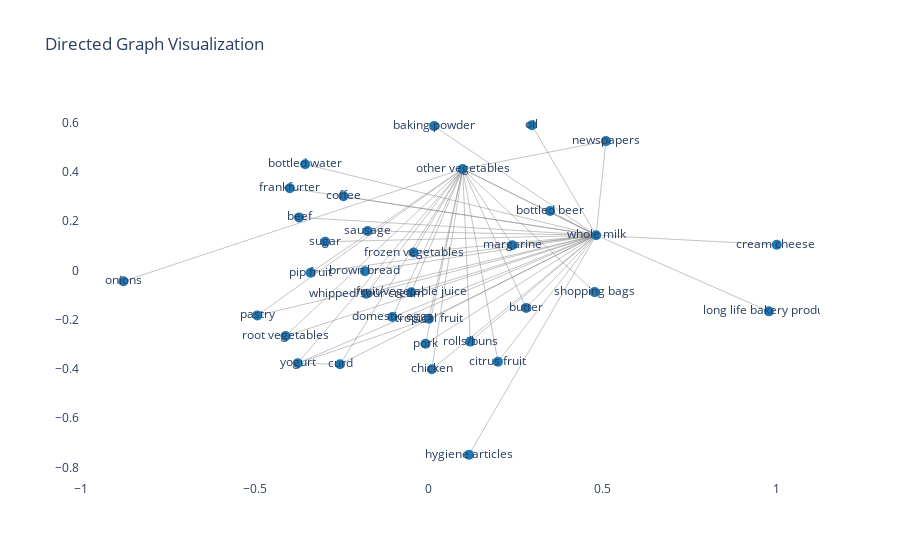

The notebook cell this image was saved under:
### Markdown cell above
## High Confidence

### Code cell
# Initialize a directed graph using all rules
J = nx.DiGraph()

# Add nodes and edges
for _, row in high_confidence.iterrows():
    antecedents = list(row['antecedents'])
    consequents = list(row['consequents'])
    for antecedent in antecedents:
        for consequent in consequents:
            J.add_edge(antecedent, consequent, lift=row['lift'], confidence=row['confidence'])

# Define node and edge attributes
pos = nx.spring_layout(J, seed=42)  # Positions for all nodes
edge_labels = nx.get_edge_attributes(G, 'weight')
confidence_labels = nx.get_edge_attributes(G, 'confidence')

# Extract node positions
edge_trace = go.Scatter(
    x=[],
    y=[],
    line=dict(width=0.5, color='#888'),
    hoverinfo='none',
    mode='lines')

node_trace = go.Scatter(
    x=[],
    y=[],
    text=[],
    mode='markers+text',
    hoverinfo='text',
    marker=dict(size=10, color='#1f78b4'))

edge_label_trace = go.Scatter(
    x=[],
    y=[],
    text=[],
    mode='text',
    textposition='middle center',
    showlegend=False,
    hoverinfo='none')

# Add edges and edge labels
for edge in J.edges():
    x0, y0 = pos[edge[0]]
    x1, y1 = pos[edge[1]]
    edge_trace['x'] += (x0, x1, None)
    edge_trace['y'] += (y0, y1, None)
    

# Add nodes
for node in J.nodes():
    x, y = pos[node]
    node_trace['x'] += (x,)
    node_trace['y'] += (y,)
    node_trace['text'] += (node,)

# Create Plotly figure
fig = go.Figure()

# Add edge and node traces
fig.add_trace(edge_trace)
fig.add_trace(node_trace)
fig.add_trace(edge_label_trace)

# Update layout
fig.update_layout(
    title='Directed Graph Visualization',
    showlegend=False,
    xaxis=dict(showgrid=False, zeroline=False),
    yaxis=dict(showgrid=False, zeroline=False),
    plot_bgcolor='white'
)

### Figure 1 — Plotly figure (JSON) as saved in the notebook; plotly's stock layout.template omitted (floating-point values rounded to 4 significant figures; data arrays with more than 128 entries replaced by an {"elided": "..."} marker saying what was removed)
{"data": [{"hoverinfo": "none", "line": {"color": "#888", "width": 0.5}, "mode": "lines", "type": "scatter", "x": {"elided": "159 float values"}, "y": {"elided": "159 float values"}}, {"hoverinfo": "text", "marker": {"color": "#1f78b4", "size": 10}, "mode": "markers+text", "text": ["baking powder", "whole milk", "yogurt", "beef", "bottled beer", "bottled water", "butter", "root vegetables", "brown bread", "tropical fruit", "citrus fruit", "domestic eggs", "other vegetables", "whipped/sour cream", "chicken", "rolls/buns", "coffee", "cream cheese ", "curd", "margarine", "pip fruit", "frankfurter", "frozen vegetables", "fruit/vegetable juice", "hygiene articles", "long life bakery product", "newspapers", "oil", "onions", "pastry", "pork", "shopping bags", "sugar", "sausage"], "type": "scatter", "x": [0.0153, 0.481, -0.3765, -0.3726, 0.3487, -0.355, 0.2802, -0.4116, -0.1833, 0.0002533, 0.1989, -0.1044, 0.09751, -0.1792, 0.008975, 0.1194, -0.245, 1, -0.2548, 0.24, -0.3391, -0.3991, -0.04356, -0.05004, 0.1158, 0.9775, 0.5092, 0.2966, -0.8777, -0.4926, -0.009, 0.4768, -0.2973, -0.1755], "y": [0.5863, 0.1433, -0.3763, 0.2158, 0.2415, 0.4314, -0.1518, -0.2664, -0.003227, -0.1961, -0.3703, -0.189, 0.4124, -0.09381, -0.4011, -0.2886, 0.3014, 0.1046, -0.3809, 0.1027, -0.008628, 0.3342, 0.07308, -0.08815, -0.748, -0.1658, 0.5254, 0.5899, -0.0437, -0.1822, -0.2976, -0.08762, 0.1169, 0.1606]}, {"hoverinfo": "none", "mode": "text", "showlegend": false, "text": [], "textposition": "middle center", "type": "scatter", "x": [], "y": []}], "layout": {"autosize": true, "plot_bgcolor": "white", "showlegend": false, "title": {"text": "Directed Graph Visualization"}, "xaxis": {"autorange": true, "range": [-0.9974, 1.12], "showgrid": false, "type": "linear", "zeroline": false}, "yaxis": {"autorange": true, "range": [-0.8845, 0.7263], "showgrid": false, "type": "linear", "zeroline": false}}}
